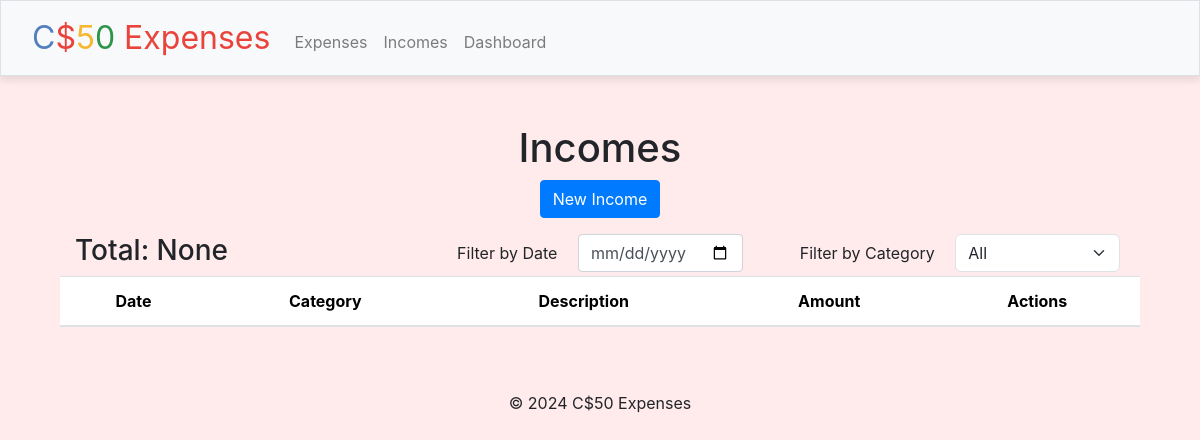
/incomes, run on an earlier commit of the app's database.
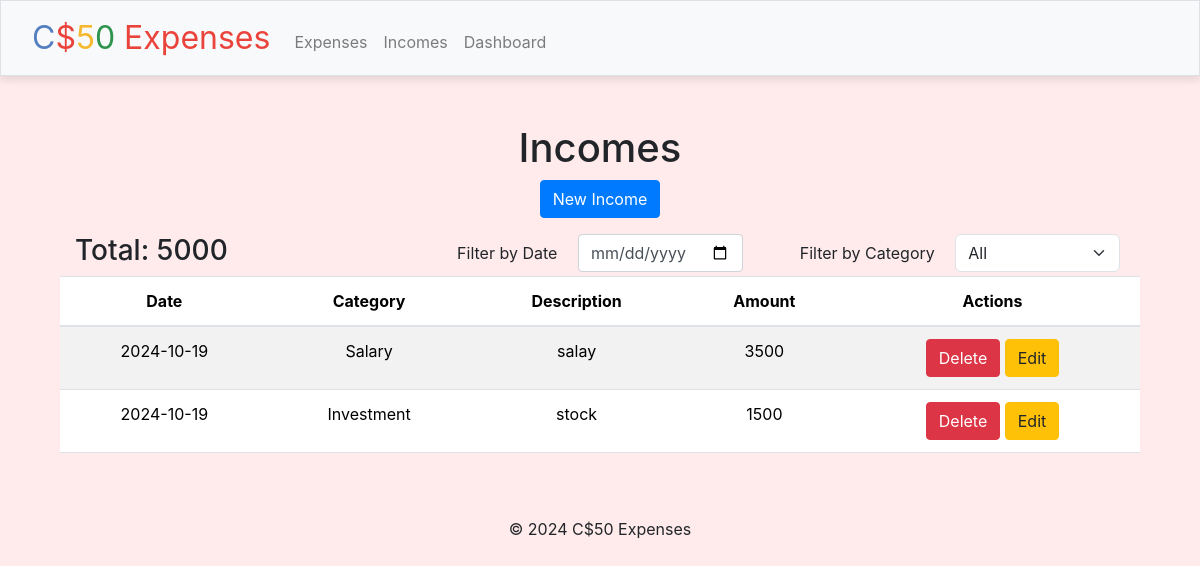
And on a later commit of the database.
### tables this page shows
CREATE TABLE incomes (
    id INTEGER PRIMARY KEY AUTOINCREMENT,
    amount NUMERIC NOT NULL,
    category TEXT NOT NULL,
    description TEXT,
    date TIMESTAMP DEFAULT CURRENT_TIMESTAMP
);

### app.py (the view)
@app.route("/incomes", methods=["GET", "POST"])
def income():
    if request.method == "POST":
        amount = request.form.get("amount")
        category = request.form.get("category")
        description = request.form.get("description")
        date = request.form.get("date")
        db.execute("INSERT INTO incomes (amount, category, description) VALUES (?, ?, ?)", amount, category, description)
        return redirect("/incomes")
    else:
        start_date,end_date=thirty_days_Counter()
        incomes = db.execute("SELECT * ,strftime('%Y-%m-%d',date) as date FROM incomes WHERE date(date) BETWEEN ? AND ?", start_date, end_date)
        total_income = db.execute("SELECT sum(amount) FROM incomes WHERE date(date) BETWEEN ? AND ?", start_date, end_date)
        return render_template("incomes.html", incomes=incomes,total=total_income[0]['sum(amount)'])

### app.py (called while the page is built)
@app.after_request
def after_request(response):
    response.headers["Cache-Control"] = "no-cache, no-store, must-revalidate"
    response.headers["Expires"] = 0
    response.headers["Pragma"] = "no-cache"
    return response

def thirty_days_Counter():
    current_year = datetime.now().year
    current_month= datetime.now().month
    start_date = f"{current_year}-{current_month:02d}-01"
    end_date = f"{current_year}-{current_month:02d}-31"
    return start_date, end_date

### templates/incomes.html (shortened to what this page needs)
{%extends "layout.html"%} {% block title %}Incomes{% endblock %} {%block main%}
<div class="container">
  <div class="row">
    <div class="col-md-12">
      <h1 class="text-center">Incomes</h1>
      <div class="text-center">
        <a href="/income/new" class="btn btn-primary mb-3">New Income</a>
      </div>
      <div class="container">
        <div class="row">
          <div class="col-sm">
            <h3 id="total" style="text-align: left">Total: {{total}}</h3>
          </div>
          {% include "dateFilter.html" %}
          <div class="col-sm">
            <label for="categoryFilter" class="form-label d-inline"> Filter by Category </label>
            <select class="form-select d-inline w-50 ml-3" id="categoryFilter" name="categoryFilter">
              <option value="All">All</option>
            </select>
          </div>
        </div>
      </div>
      <table class="table table-striped">
        <thead>
          <tr>
            <th>Date</th>
            <th>Category</th>
            <th>Description</th>
            <th>Amount</th>
            <th>Actions</th>
          </tr>
        </thead>
        <tbody id="incomeTable">
          {% for income in incomes %}
          <tr>
            <td>{{income.date}}</td>
            <td>{{income.category}}</td>
            <td>{{income.description}}</td>
            <td>{{income.amount}}</td>
            <td>
              <button class="btn btn-danger" onclick="deleteIncome('{{income.id}}')">Delete</button>
              <a href="/incomes/edit?id={{income.id}}" class="btn btn-warning">Edit</a>
            </td>
          </tr>
          {%endfor%}
        </tbody>
      </table>
    </div>
  </div>
</div>
{%endblock%}

What changed in the data, as far as the page shows it:
added incomes: date "2024-10-19", category "Salary", description "salay", amount "3500"
added incomes: date "2024-10-19", category "Investment", description "stock", amount "1500"
Also different on the page:
{{ total }}: "None" → "5000"
